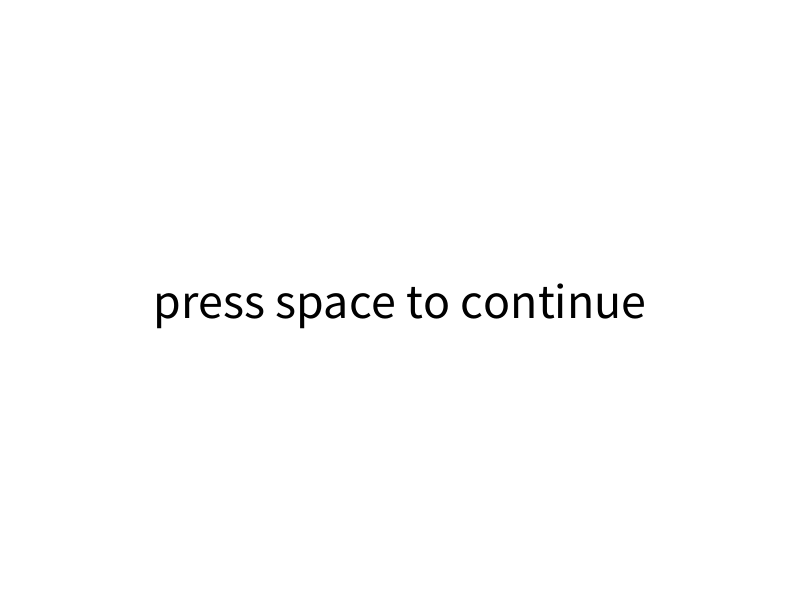
Frame 1 (no input)
Frame 60 (the mouse pressed at the canvas centre just before this capture): identical to frame 1, image omitted
Frame 120 (the mouse held since frame 60 and released just before this capture): identical to frame 1, image omitted

The Processing sketch that drew this single still picture (run headless with seeded random() and noise(); from frame 60 on, the mouse is pressed at the canvas centre):

// Processing sketch: ScreenSwitching
// ── ScreenSwitching.pde
String screen = "start";
int score = 0;
String game = "gam";
void setup(){
  //fullScreen();
  size(800, 600);
  game = game + "e";
  println(game);
}

void draw(){
 if(screen.equals("start")){
   startScreen();
 } else if (screen.equals("game")){
   gameScreen();
 } else if (screen.equals("game over")){
   gameOverScreen();
 }
}

void keyPressed(){
  if(key == ' ' && screen.equals("start")){
    screen = "game";
  }
  if(key == 'r' && screen.equals("game over")){
    screen = "start";
    reset();
  }
}

void mousePressed(){
  if(screen == "game"){
    score++;
  }
}

// ── screens.pde
void startScreen() {
  background(255);
  fill(0);
  textSize(50);
  textAlign(CENTER, CENTER);
  text("press space to continue", 400, 300);
}

void gameScreen() {
  background(200);
  text(score, 400, 300);
  if (mouseX > 700 && mouseY > 500) {
    screen = "game over";
  }
}

void gameOverScreen() {
  background(255, 0, 0);
  fill(255);
  text("you died", 400, 300);
}


void reset(){
  score = 0;
}
